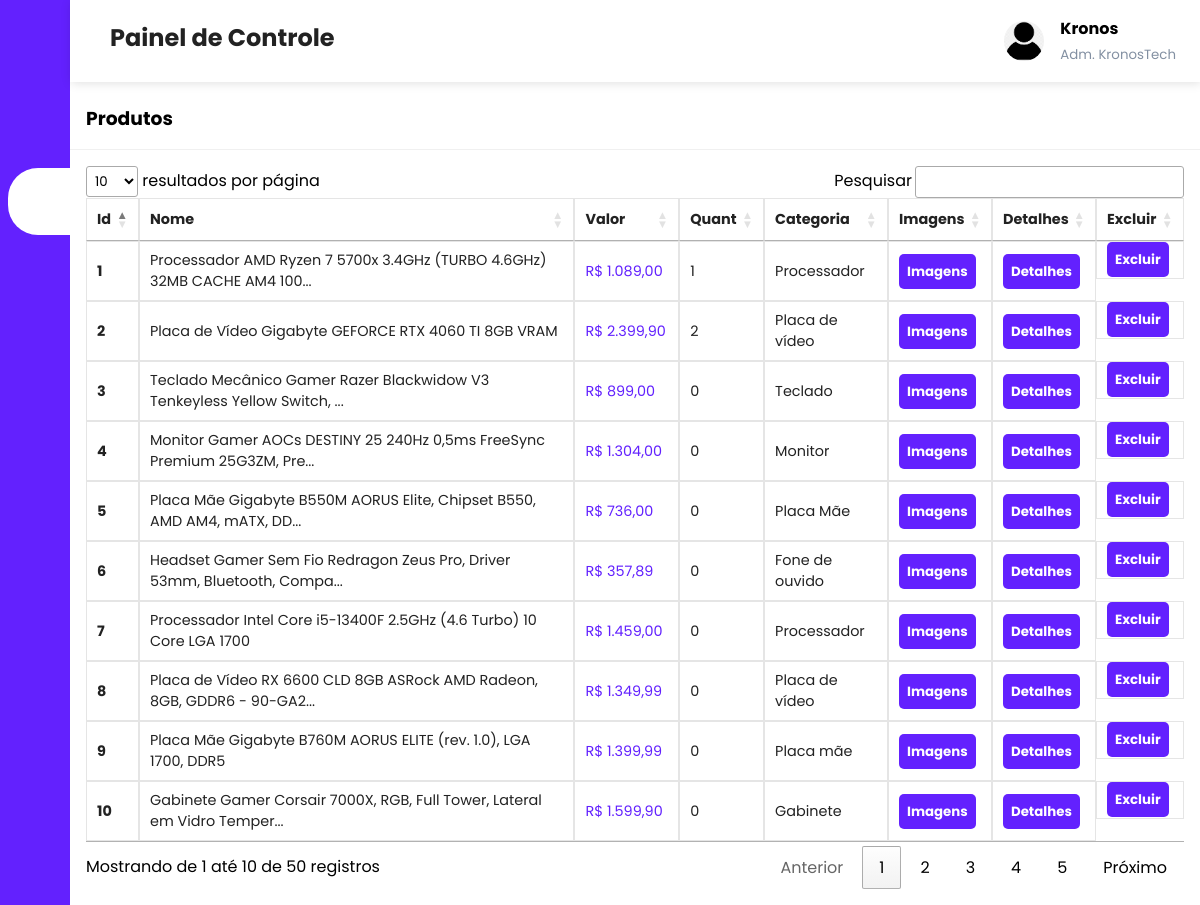
Screenshot of /admin/products.php (signed in) with the database file from the repository.
### tables this page shows
CREATE TABLE `products` (
  `product_id` int(11) NOT NULL,
  `product_name` varchar(100) NOT NULL,
  `product_category` varchar(108) NOT NULL,
  `product_description` varchar(255) NOT NULL,
  `product_image` varchar(255) NOT NULL,
  `product_image2` varchar(255) DEFAULT NULL,
  `product_image3` varchar(255) DEFAULT NULL,
  `product_image4` varchar(255) DEFAULT NULL,
  `product_price` decimal(8,2) NOT NULL,
  `product_cname` varchar(101) NOT NULL,
  `product_quant` int(100) NOT NULL
);

### admin/products.php (the view, shortened to what this page needs)
<?php include('header.php'); ?>
<?php
include('../server/connection.php');
$stmt2 = $conn->prepare("SELECT * FROM products");
$stmt2->execute();
$products = $stmt2->get_result();
?>
<div class="recent-grid">
    <div class="projects">
        <div class="card">
            <div class="card-header">
                <h3>Produtos</h3>
            </div>
            <div class="card-body">
                <div class="table-responsive">
                <table width="100%" class="orders-table" id="tabelaOrdenada">
    <thead>
        <tr>
            <td>Id</td>
            <td>Nome</td>
            <td>Valor</td>
            <td>Quant</td>
            <td>Categoria</td>
            <td>Imagens</td>
            <td>Detalhes</td>
            <td>Excluir</td>
        </tr>
    </thead>
    <tbody>
        <?php while($product = $products->fetch_assoc()) { ?>
            <tr>
                <td><strong><?php echo $product['product_id']; ?></strong></td>
                <td><?php echo strlen($product['product_name']) > 70 ? substr($product['product_name'], 0, 70) . '...' : $product['product_name']; ?></td>
                <td style="color: #6221fe;"><?php echo 'R$ ' . number_format($product['product_price'], 2, ',', '.'); ?></td>
                <td><?php echo $product['product_quant']; ?></td>
                <td><?php echo $product['product_category']; ?></td>
                <td><button><a class="btn btn-primary" href="edit_images.php?product_id=<?php echo $product['product_id']; ?>&product_name=<?php echo $product['product_name']; ?>">Imagens</a></button></td>
                <td><button><a class="btn btn-primary" href="edit_product.php?product_id=<?php echo $product['product_id']; ?>">Detalhes</a></button></td>
                <td><button><a class="btn btn-primary" href="delete_product.php?product_id=<?php echo $product['product_id']; ?>">Excluir</a></button></td>
            </tr>
        <?php } ?>
    </tbody>
</table>
                </div>
            </div>
        </div>
    </div>
</div>
</body>
</html>

### admin/styles.css (style rules this page uses)
:root { --main-color: #6321fe; --color-dark: #1d2231; --text-grey: #8390a2; }
* { padding: 0; margin: 0; box-sizing: border-box; list-style-type: none; text-decoration: none; font-family: "Poppins", sans-serif; }
.recent-grid { margin-top: 5.5rem; }
.card { background: #fff; border-radius: 5px; }
.card-header, .card-body { padding: 1rem; }
.card-header { display: flex; justify-content: space-between; align-items: center; border-bottom: 1px solid #f0f0f0; font-weight: bold; }
table { border-collapse: collapse; }
thead tr { border-top: 2px solid rgba(0, 0, 0, 0.3); border-bottom: 2px solid rgba(0, 0, 0, 0.3) }
.orders-table td { border: 1px solid rgba(0, 0, 0, 0.10); padding: 8px; text-align: left; }
thead td { font-weight: 700; }
td { padding: 0.5rem 1rem; font-size: 0.9rem; color: #222; }
tr td:last-child { display: flex; align-items: center; }
.table-responsive { width: 100%; overflow-x: auto; }
.btn { background-color: #6321fe; color: #fff; padding: 8px; border-radius: 5px; border: none; font-weight: bold; transition: 0.4s ease; }
button { border: none; }

### rows the page displays
products: product_id "1", product_name "Processador AMD Ryzen 7 5700x 3.4GHz (TURBO 4.6GHz) 32MB CACHE AM4 100", product_price "1.089,00", product_quant "1", product_category "Processador"
products: product_id "2", product_name "Placa de Vídeo Gigabyte GEFORCE RTX 4060 TI 8GB VRAM", product_price "2.399,90", product_quant "2", product_category "Placa de vídeo"
products: product_id "3", product_name "Teclado Mecânico Gamer Razer Blackwidow V3 Tenkeyless Yellow Switch,", product_price "899,00", product_quant "0", product_category "Teclado"
products: product_id "4", product_name "Monitor Gamer AOCs DESTINY 25 240Hz 0,5ms FreeSync Premium 25G3ZM, Pre", product_price "1.304,00", product_quant "0", product_category "Monitor"
products: product_id "5", product_name "Placa Mãe Gigabyte B550M AORUS Elite, Chipset B550, AMD AM4, mATX, DD", product_price "736,00", product_quant "0", product_category "Placa Mãe"
products: product_id "6", product_name "Headset Gamer Sem Fio Redragon Zeus Pro, Driver 53mm, Bluetooth, Compa", product_price "357,89", product_quant "0", product_category "Fone de ouvido"
products: product_id "7", product_name "Processador Intel Core i5-13400F 2.5GHz (4.6 Turbo) 10 Core LGA 1700", product_price "1.459,00", product_quant "0", product_category "Processador"
products: product_id "8", product_name "Placa de Vídeo RX 6600 CLD 8GB ASRock AMD Radeon, 8GB, GDDR6 - 90-GA2", product_price "1.349,99", product_quant "0", product_category "Placa de vídeo"
products: product_id "9", product_name "Placa Mãe Gigabyte B760M AORUS ELITE (rev. 1.0), LGA 1700, DDR5", product_price "1.399,99", product_quant "0", product_category "Placa mãe"
products: product_id "10", product_name "Gabinete Gamer Corsair 7000X, RGB, Full Tower, Lateral em Vidro Temper", product_price "1.599,90", product_quant "0", product_category "Gabinete"

### other values shown
$_SESSION['admin_name'] "Kronos"
